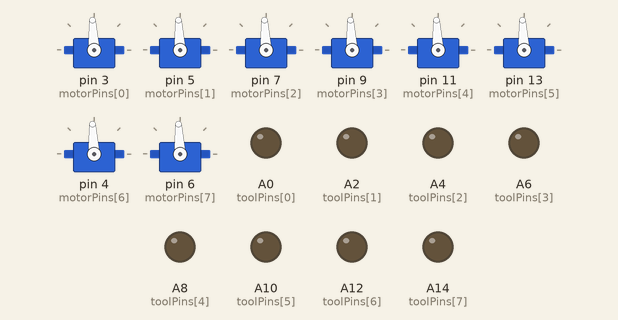
A sketch run on a simulated Arduino Mega 2560, built with avr-gcc and run on an emulated ATmega2560. Parts: 8 × servo, output pins drawn as LEDs (lit = HIGH). What the sketch prints to the serial monitor is not drawn.

Above: at 0.1 s.
At 2.1 s:
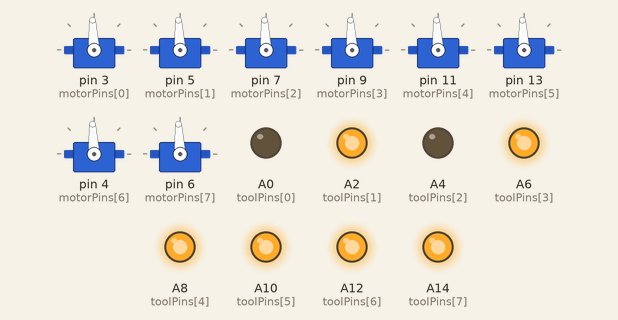
Timing chart, 0 to 3.6 s (numbered marks = the images above):
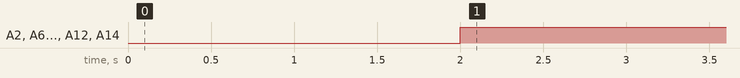

The sketch:

Output_signals.ino
```cpp
#include "Output_signals.h"
#include "softStart.h"


uint8_t thrustersFrame[24] = {0,1,1,1,0,1,1,0, 127 , 100 , 255 , 50 , 100 , 255 , 120, 255 ,33, 20,40,40,20,40,30,40};
uint8_t Frame[8] = {0,255,0,255,255,255,255,255};
Thrusters thrusters;
Tools tools;
void setup() {
  Serial.begin(9600);
  // put your setup code here, to run once:
  soft_start_initial_value();
  tools.init();
  thrusters.init();

}

void loop() {
  // put your main code here, to run repeatedly:
  tools.apply_signal(Frame);
  thrusters.prep_And_apply_signal(thrustersFrame);
  Serial.println("-------------------------");
}
```

Output_signals.cpp
```cpp
#include "Output_signals.h"
#include "softStart.h"

Servo Motors[motorsCount];
int motor_controlled_speed[motorsCount] = {MOT_ZERO_SPEED, MOT_ZERO_SPEED, MOT_ZERO_SPEED, MOT_ZERO_SPEED, MOT_ZERO_SPEED, MOT_ZERO_SPEED, MOT_ZERO_SPEED, MOT_ZERO_SPEED};

void Thrusters::init(){
  for(int i = 0 ; i < motorsCount ; i++){
    Motors[i].attach(motorPins[i]);
    Motors[i].writeMicroseconds(MOT_ZERO_SPEED);//stop speed 1500
  }
delay(2000);
}

void Tools::init(){
  for(int i = 0 ; i < toolsCount ; i++){
    pinMode(toolPins[i] , OUTPUT); //set tool pins to be Output pins
  }
}

//set signals to tools
void Tools::apply_signal(uint8_t *toolsFrame){
  for(int i = 0 ; i < toolsCount ; i++){
    analogWrite(toolPins[i] , toolsFrame[i]);
  }

}

//set signals to Motors
void Thrusters::apply_signal(int *thrustersSpeeds ,float *exponants){
   for(int i = 0 ; i < motorsCount ; i++){
    //call soft start to control motors speed
    motor_soft_start (Motors[i], thrustersSpeeds[i] ,(motor_controlled_speed + i), i ,exponants[i]);
  }
}


//prepare motor speeds and exponants to be sent to motors
void Thrusters::prep_And_apply_signal(uint8_t *thrustersFrame){
   float exponants[motorsCount];
   int thrustersSpeeds[motorsCount];

   for(int i = 0 ; i < motorsCount ; i++){
     int dir = (thrustersFrame[i] == 1)? 1 : -1;
     int speedChange = map(thrustersFrame[i+8],0,255,0,400);
     int speedValue = 1500 + dir * speedChange;
     thrustersSpeeds[i] = speedValue;
     exponants[i] = thrustersFrame[i+16] / 10.0 ;
   }

 this->apply_signal(thrustersSpeeds ,exponants);
}
```

Output_signals.h
```cpp
#ifndef OUT_H
#define OUT_H

#include "Arduino.h"
#include <Servo.h>

const int motorsCount = 8;
const int toolsCount = 8;
extern Servo Motors[motorsCount];
extern class Thrusters{
  // motor pins
  const int motorPins[motorsCount] =  {3, 5, 7, 9, 11, 13, 4, 6};
  public:
  void init();
  void apply_signal(int *SignalFrame ,float *exponants);
  void prep_And_apply_signal(uint8_t *thrustersFrame);
}thrusters ;

extern class Tools{
  // first 5 are Grippers pins, last 3 lights pins
  const int toolPins[toolsCount] = {A0 ,A2 ,A4 ,A6 ,A8 ,A10 ,A12 ,A14};
  public:
  void init();
  void apply_signal(uint8_t *SignalFrame);
}tools;


#endif
```

SoftStart.cpp
```cpp
#include "softStart.h"
#include "Arduino.h"
float exponent = 0;

int dir = up; // direction of increasing the speed
long int time1[8], time2[8], speed_counter[8] = {0};
//speed_counter is a counter of steps taken by the motor to reach the wanted speed

void soft_start_initial_value() {
  //needed to check time step
  for (char i = 0; i < 8; i++) {
    time1[i] = millis();
    time2[i] = millis();
  }
}
void soft_start( char type, int motor_speed, int *motor_controlled_speed, char i) {
  //check if TIME_STEP has been passed or not
  if ( (time2[i] - time1[i]) >= TIME_STEP) {
    time1[i] = millis(); //update time1 for the motor
    speed_counter[i]++; //update the number of stages
    //give the motor the next stage speed
    switch (type) {
      case up:
        *motor_controlled_speed = SOFT_START_UP;
        break;
      case down:
        *motor_controlled_speed = SOFT_START_DOWN;
        break;
    }
    //if speed difference <= 30 no more soft start needed
    if (abs(motor_speed - *motor_controlled_speed) <= STEP_SPEED) {
      *motor_controlled_speed = motor_speed;
      speed_counter[i] = 0; // set stage count back to 0
    }
  }
  time2[i] = millis(); //update time2 for the motor
}


void motor_soft_start (Servo motor_num, int motor_speed, int *motor_controlled_speed, char i , float EXP) {
  exponent = EXP ;
  //motor speed limits
  if (motor_speed < 1100 || motor_speed > 1900)
    motor_speed = 1500;
  if ( motor_speed == MOT_ZERO_SPEED ) {
    *motor_controlled_speed = MOT_ZERO_SPEED;//stop speed
    speed_counter[i] = 0;
  }
  //if changing direction => set speed to (stop speed) first
  else if ( (motor_speed > MOT_ZERO_SPEED) && (*motor_controlled_speed < MOT_ZERO_SPEED) ) {
    *motor_controlled_speed = MOT_ZERO_SPEED;
    speed_counter[i] = 0;
  }
  //lowering the speed doesnt require soft start
  else if ( (motor_speed > MOT_ZERO_SPEED) && (motor_speed < *motor_controlled_speed)) {
    *motor_controlled_speed = motor_speed;
    speed_counter[i] = TIME_STEP_RETURN_UP;
    Serial.print("(no soft start) TIME_STEP_RETURN_UP : ");
     Serial.print(TIME_STEP_RETURN_UP);
     Serial.print("    , Speed counter : ");
     Serial.print(speed_counter[i]);
     Serial.print("    , Exp : ");
     Serial.println(EXPONENT);
  }
  //if changing direction => set speed to (stop speed) first
  else if ( (motor_speed < MOT_ZERO_SPEED) && (*motor_controlled_speed > MOT_ZERO_SPEED) ) {
    *motor_controlled_speed = MOT_ZERO_SPEED;
    speed_counter[i] = 0;
  }
  //lowering the speed doesnt require soft start
  else if ((motor_speed < MOT_ZERO_SPEED) && (motor_speed > *motor_controlled_speed)) {
    *motor_controlled_speed = motor_speed;
    speed_counter[i] = TIME_STEP_RETURN_DOWN;
    Serial.print("(no soft start) TIME_STEP_RETURN_DOWN : ");
     Serial.print(TIME_STEP_RETURN_DOWN);
     Serial.print("    , Speed counter : ");
     Serial.print(speed_counter[i]);
     Serial.print("    , Exp : ");
     Serial.println(EXPONENT);
  }
  // soft start up
  else if ( (motor_speed > MOT_ZERO_SPEED) && (*motor_controlled_speed >= MOT_ZERO_SPEED) && (*motor_controlled_speed < motor_speed) ) {
    if (speed_counter[i] == 0) {
      speed_counter[i] = TIME_STEP_RETURN_UP;//update the count of speed change
    }
     Serial.print("TIME_STEP_RETURN_UP : ");
    Serial.print(TIME_STEP_RETURN_UP);
    Serial.print("    , Speed counter : ");
     Serial.print(speed_counter[i]);
     Serial.print("    , Exp : ");
     Serial.println(EXPONENT);
    soft_start(up, motor_speed, motor_controlled_speed, i);//control speed rate of change
    dir = up;
  }

  // soft start down
  else if ( (motor_speed < MOT_ZERO_SPEED) && (*motor_controlled_speed <= MOT_ZERO_SPEED) && (*motor_controlled_speed > motor_speed) ) {
    if (speed_counter[i] == 0) {
      speed_counter[i] = TIME_STEP_RETURN_DOWN;//update the count of speed change
    }
    Serial.print("TIME_STEP_RETURN_DOWN : ");
     Serial.print(TIME_STEP_RETURN_DOWN);
     Serial.print("    , Speed counter : ");
     Serial.print(speed_counter[i]);
     Serial.print("    , Exp : ");
     Serial.println(EXPONENT);
    soft_start(down, motor_speed, motor_controlled_speed, i);//control speed rate of change
    dir = down;
  }

  Serial.println(*motor_controlled_speed);

  //set controlled speed to the motor
  motor_num.writeMicroseconds(*motor_controlled_speed);

}
```

SoftStart.h
```cpp
#ifndef SOFT_START_H
#define SOFT_START_H

#include <Servo.h>
extern float exponent;        //need to be defined at ".ino" file

#define TIME_STEP 80.0        // time difference to use soft start

#define EXPONENT exponent     // affect rising rate for the motor
#define STEP_SPEED 30         // maximum speed difference to not use soft start
#define MOT_MAX_SPEED 1900    // motors max speed
#define MOT_MIN_SPEED 1100    // motors max speed in opposite direction
#define MOT_ZERO_SPEED 1500   // motors stop speed
#define MOT_SPEED_DIFF 400.0  // difference between any max speed and the stop speed (1900-1500)
//calculate
#define TIME_STEP_RETURN_UP (-log(-((*motor_controlled_speed) - MOT_MAX_SPEED) / MOT_SPEED_DIFF))*1000 / (TIME_STEP*EXPONENT)
#define TIME_STEP_RETURN_DOWN (-log(((*motor_controlled_speed) - MOT_MIN_SPEED) / MOT_SPEED_DIFF))*1000 / (TIME_STEP*EXPONENT)
//speed change vaules for speeds higher than 1500
#define SOFT_START_UP (MOT_MAX_SPEED - (MOT_SPEED_DIFF * exp(-EXPONENT *TIME_STEP * speed_counter[i] / 1000.0)))
//speed change vaules for speeds Lower than 1500
#define SOFT_START_DOWN (MOT_MIN_SPEED + (MOT_SPEED_DIFF * exp(-EXPONENT *TIME_STEP * speed_counter[i] / 1000.0)))
#define up 0
#define down 1


void soft_start_initial_value(); //to be called in setup(initiate time values)
void soft_start( char type, int motor_speed, int *motor_controlled_speed, char i);//contorl soft start stages(speed changes)
void motor_soft_start (Servo motor_num, int motor_speed, int *motor_controlled_speed, char i , float EXP); //control speed coming form console

#endif
```

Measured:
- by itself, A2 (toolPins[1]), A6 (toolPins[3]), A8 (toolPins[4]), A10 (toolPins[5]), A12 (toolPins[6]), A14 (toolPins[7]): LOW → HIGH at 2.0 s
